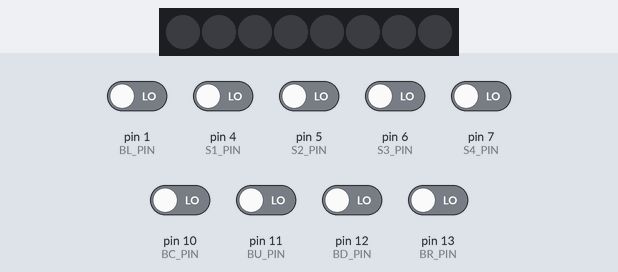
Bench run of a sketch on a simulated Arduino Uno, built with avr-gcc and run on an emulated ATmega328P. Shown: 8 RGB LEDs in strip order, left to right. The inputs (shaded band) are chosen by the test bench; at power-on: pin 1 (BL_PIN), pin 4 (S1_PIN), pin 5 (S2_PIN), pin 6 (S3_PIN), pin 7 (S4_PIN), pin 10 (BC_PIN), pin 11 (BU_PIN), pin 12 (BD_PIN), pin 13 (BR_PIN) LOW. Dim RGB values are drawn brighter than linear.

Above: at 1.2 s.
1.3 s: pin 1 (BL_PIN) driven HIGH and pin 4 (S1_PIN) driven HIGH
At 2.3 s:
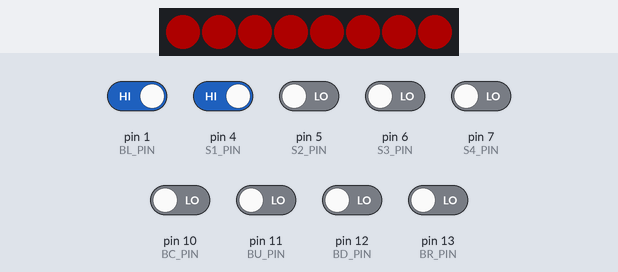
2.8 s: pin 5 (S2_PIN) driven HIGH
At 3.5 s:
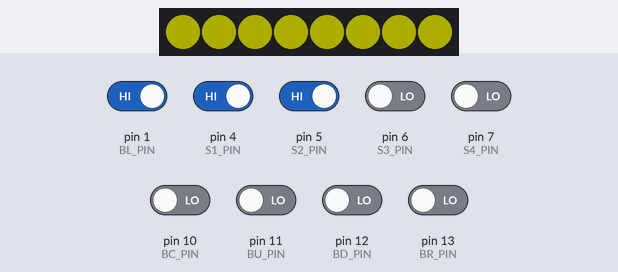
4.3 s: pin 4 (S1_PIN) driven LOW
At 4.6 s:
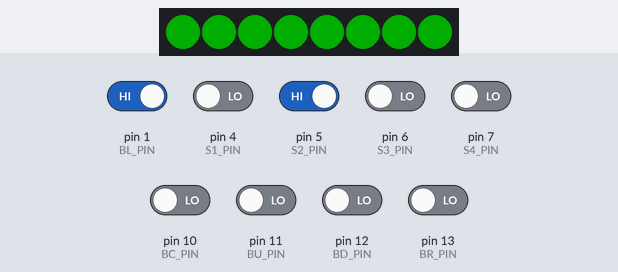
5.8 s: pin 6 (S3_PIN) driven HIGH
At 6.9 s:
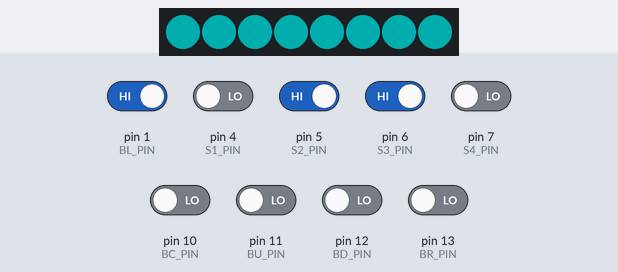
7.3 s: pin 7 (S4_PIN) driven HIGH
At 8.1 s:
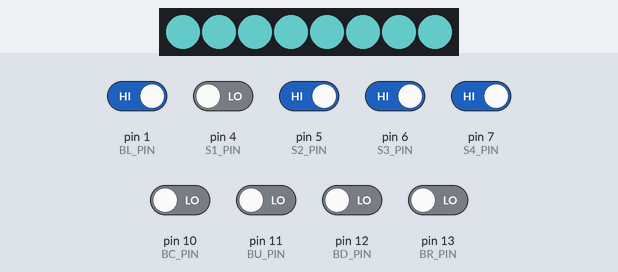
8.8 s: pin 4 (S1_PIN) driven HIGH
At 9.2 s:
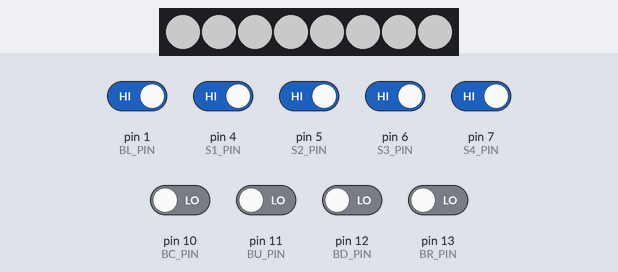
Timing chart, 0 to 11.3 s (numbered marks = the images above; inputs shaded):
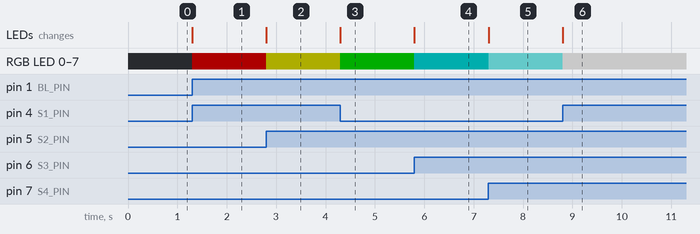

Measured:
- after the input at 1.3 s, RGB LED 0–7: off → RGB(51, 0, 0) at once; the LEDs: change at once (image 1)
- after the input at 2.8 s, RGB LED 0–7: RGB(51, 0, 0) → RGB(51, 51, 0) at once; the LEDs: change at once (image 2)
- after the input at 4.3 s, RGB LED 0–7: RGB(51, 51, 0) → RGB(0, 51, 0) at once; the LEDs: change at once (image 3)
- after the input at 5.8 s, RGB LED 0–7: RGB(0, 51, 0) → RGB(0, 51, 51) at once; the LEDs: change at once (image 4)
- after the input at 7.3 s, RGB LED 0–7: RGB(0, 51, 51) → RGB(51, 102, 102) at once; the LEDs: change at once (image 5)
- after the input at 8.8 s, RGB LED 0–7: RGB(51, 102, 102) → RGB(102, 102, 102) at once; the LEDs: change at once (image 6)

The sketch:

neopixelTest.ino
```cpp
#include <Adafruit_NeoPixel.h>

#define NEOPIXEL_PIN 3
#define LED_COUNT 8

#define S1_PIN 4
#define S2_PIN 5
#define S3_PIN 6
#define S4_PIN 7

#define BU_PIN 11
#define BL_PIN 1
#define BC_PIN 10
#define BD_PIN 12
#define BR_PIN 13

Adafruit_NeoPixel strip(LED_COUNT, NEOPIXEL_PIN, NEO_GRBW + NEO_KHZ800);

void setup()
{
    pinMode(S1_PIN, INPUT);
    pinMode(S2_PIN, INPUT);
    pinMode(S3_PIN, INPUT);
    pinMode(S4_PIN, INPUT);
    pinMode(BU_PIN, INPUT);
    pinMode(BL_PIN, INPUT);
    pinMode(BC_PIN, INPUT);
    pinMode(BD_PIN, INPUT);
    pinMode(BR_PIN, INPUT);

#if defined(__AVR_ATtiny85__) && (F_CPU == 16000000)
    clock_prescale_set(clock_div_1);
#endif

    strip.begin();
}

void loop()
{

    int brightness = digitalRead(BL_PIN) + digitalRead(BC_PIN) + digitalRead(BU_PIN) + digitalRead(BR_PIN) + digitalRead(BD_PIN);

    // scale brightness to 0-255 range
    brightness *= 51;

    int red = brightness * digitalRead(S1_PIN);
    int green = brightness * digitalRead(S2_PIN);
    int blue = brightness * digitalRead(S3_PIN);
    int white = brightness * digitalRead(S4_PIN);

    int i;
    for (i = 0; i < LED_COUNT; i++)
    {
        strip.setPixelColor(i, red, green, blue, white);
    }
    strip.show();
}
```
